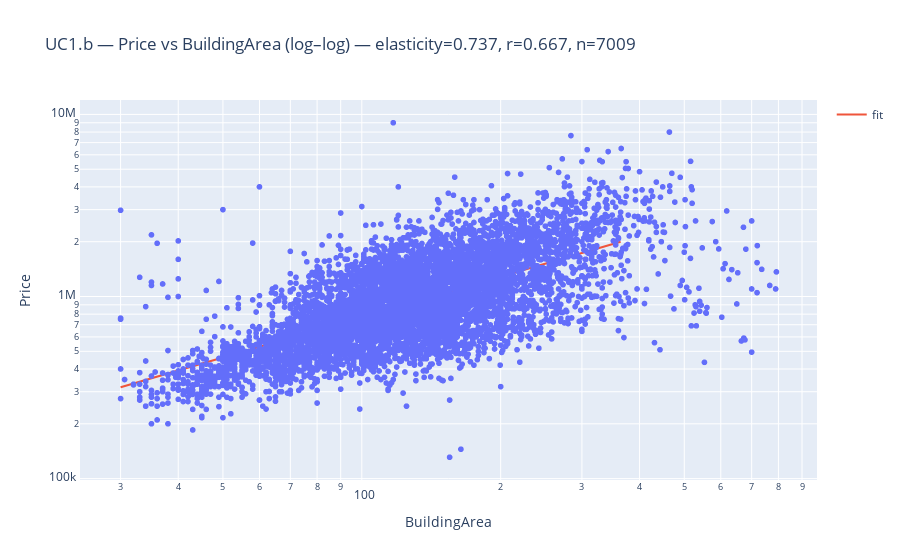

Notebook code for this chart:
### Code cell
import plotly.graph_objects as go
x = df["BuildingArea"].values; y = df["Price"].values
mask = df["BuildingArea"].between(30, 800) & (df["Price"]>0)
lx,ly = np.log(x[mask]), np.log(y[mask])
k,b = np.polyfit(lx,ly,1); r = np.corrcoef(lx,ly)[0,1]; n = lx.size
xx = np.linspace(x[mask].min(), np.percentile(x[mask],98), 200)
yy = np.exp(k*np.log(xx)+b)
print(f"elasticity={k:.3f}, corr={r:.3f}, n={n}")


dfp = pd.DataFrame({"BuildingArea": x[mask], "Price": y[mask]})
fig = px.scatter(dfp, x="BuildingArea", y="Price",
                 title=f"UC1.b — Price vs BuildingArea (log–log) — elasticity={k:.3f}, r={r:.3f}, n={n}")
fig.add_trace(go.Scatter(x=xx, y=yy, mode="lines", name="fit"))
fig.update_xaxes(type="log", title_text="BuildingArea")
fig.update_yaxes(type="log", title_text="Price")
fig.show()

### Figure 1 — Plotly figure (JSON) as saved in the notebook; plotly's stock layout.template omitted (floating-point values rounded to 4 significant figures; data arrays with more than 128 entries replaced by an {"elided": "..."} marker saying what was removed)
{"data": [{"hovertemplate": "BuildingArea=%{x}<br>Price=%{y}<extra></extra>", "legendgroup": "", "marker": {"color": "#636efa", "symbol": "circle"}, "mode": "markers", "name": "", "showlegend": false, "type": "scattergl", "x": {"elided": "7009 float values"}, "xaxis": "x", "y": {"elided": "7009 int values"}, "yaxis": "y"}, {"mode": "lines", "name": "fit", "type": "scatter", "x": {"elided": "200 float values"}, "y": {"elided": "200 float values"}}], "layout": {"legend": {"tracegroupgap": 0}, "title": {"text": "UC1.b — Price vs BuildingArea (log–log) — elasticity=0.737, r=0.667, n=7009"}, "xaxis": {"anchor": "y", "domain": [0, 1], "title": {"text": "BuildingArea"}, "type": "log"}, "yaxis": {"anchor": "x", "domain": [0, 1], "title": {"text": "Price"}, "type": "log"}}}
